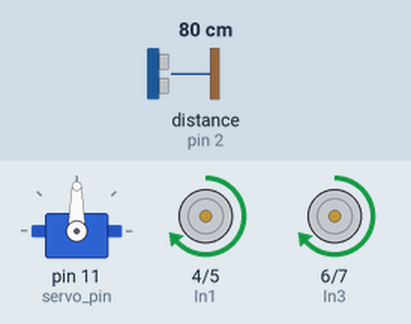
A sketch run on a simulated Arduino Uno, built with avr-gcc and run on an emulated ATmega328P. Parts: servo, motor-driver pin pairs drawn as motors (green arrow = first pin HIGH = forward, orange = second pin HIGH = backward, longer = more drive, scaled by the enable pin). Wiring (inferred from the names in the program): ultrasonic range finder: trigger pin 12; echo pin 2. The inputs (shaded band) are chosen by the test bench; at power-on: distance to the obstacle (sensor on pin 2) 80 cm. The echo pulse lasts 58.3 µs per cm.

Above: at 1.2 s.
1.3 s: distance to the obstacle (sensor on pin 2) set to 23 cm
2.8 s: distance to the obstacle (sensor on pin 2) set to 19 cm
At 3.9 s:
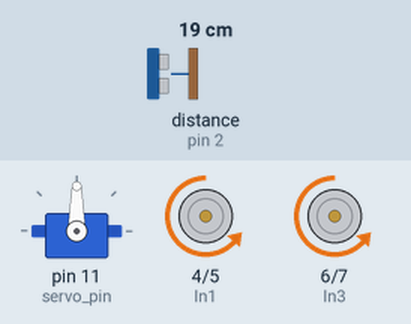
At 4.29 s:
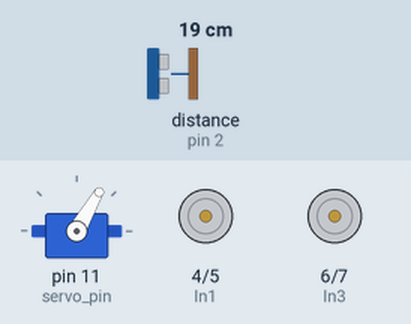
5.8 s: distance to the obstacle (sensor on pin 2) set to 35 cm
8.8 s: distance to the obstacle (sensor on pin 2) set to 2 cm
At 8.99 s:
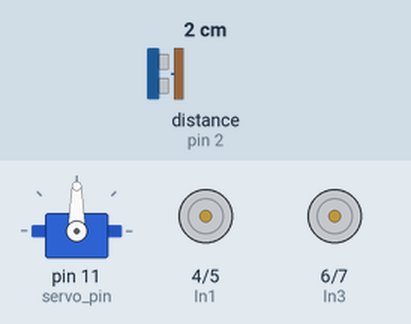
11.8 s: distance to the obstacle (sensor on pin 2) set to 60 cm
Timing chart, 0 to 15.8 s (numbered marks = the images above; inputs shaded):
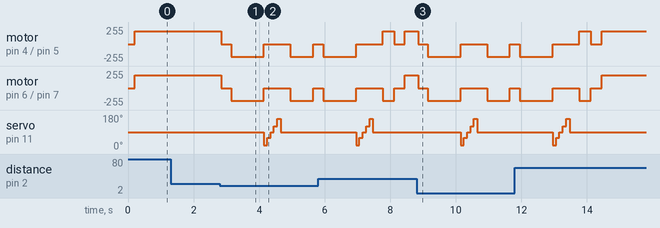

The sketch:

obstacle_avoidance_robo.ino
```cpp
/////////////////////OBSTACLE_AVOIDANCE_ROBO/////////////////////////
#include <Servo.h>

//SEVO
int servo_pin=11;
Servo myservo;


//ULTRASONIC_SENSOR
int echo = 2;
int trig = 12;

//motor A (left Motor)
int In1=4;
int In2=5;
int EnA=3;

//motor B(Right Motor)
int In3=6;
int In4=7;
int EnB=9;

int motorSpeed = 190;// ranges from 0 to 255 (PWM at EN pins of L298N)
int min_safe_dist = 20;//  (in cm ) minimum safe distance the robot has to maintain from obstacles
int turn_base_time = 350;//  time to overcome internal and external friction get the motor start spinnning
void setup() {

       //MOTORs
       pinMode(In1,OUTPUT);
       pinMode(In2,OUTPUT);
       pinMode(In3,OUTPUT);
       pinMode(In4,OUTPUT);

       pinMode(EnA,OUTPUT);
       pinMode(EnB,OUTPUT);


       //SERVO
       myservo.attach(servo_pin);


       //ULTRASONIC_SENSOR
       pinMode(echo, INPUT);
       pinMode(trig, OUTPUT);

}


void moveforward(){

       analogWrite(EnA,motorSpeed);
       digitalWrite(In1,HIGH);
       digitalWrite(In2,LOW);

       analogWrite(EnB,motorSpeed);
       digitalWrite(In3,HIGH);
       digitalWrite(In4,LOW);

}

void reverse(){

       analogWrite(EnA,motorSpeed);
       digitalWrite(In1,LOW);
       digitalWrite(In2,HIGH);

       analogWrite(EnB,motorSpeed);
       digitalWrite(In3,LOW);
       digitalWrite(In4,HIGH);

}

void turn_right(int strength){

       // left has to move faster than right
       analogWrite(EnA,motorSpeed); //LEFT
       digitalWrite(In1,HIGH);
       digitalWrite(In2,LOW);

       analogWrite(EnB,strength); //RIGHT
       digitalWrite(In3,LOW);
       digitalWrite(In4,HIGH);

}

void turn_left(int strength){

       // right has to move faster than left
       analogWrite(EnA,strength); //LEFT
       digitalWrite(In1,LOW);
       digitalWrite(In2,HIGH);

       analogWrite(EnB,motorSpeed); //RIGHT
       digitalWrite(In3,HIGH);
       digitalWrite(In4,LOW);

}

void stopRobot(){
       //setting both motor speed to 0

       analogWrite(EnA,0); //LEFT
       digitalWrite(In1,LOW);
       digitalWrite(In2,LOW);

       analogWrite(EnB,0); //RIGHT
       digitalWrite(In3,LOW);
       digitalWrite(In4,LOW);

}

//Determines distance of a obstacle using ultrasonic sensor
//returns distance
int getdist(){

              int duration;
              int distance;

              digitalWrite(trig, LOW);
              delayMicroseconds(2);
              digitalWrite(trig, HIGH);
              delayMicroseconds(10);
              digitalWrite(trig, LOW);

              duration = pulseIn(echo, HIGH, 25000);
                     if (duration == 0) return 400;
              distance = duration / 58 ;

                     return distance;

}


//Scan evironment at 5 angles and store the distance at these angles
int scanAngles[5] = { 20 , 60 , 90 , 120 , 160};
int scanned_dist[5];//scanned results at the given angles

void scanEnv(){
       for(int i = 0 ; i < 5 ; i++ )
       {
              myservo.write(scanAngles[i]);
              delay(100);
              scanned_dist[i] = getdist();
       }
       myservo.write(90); delay(300);

}


// find best direction --> direction (among the scanned 5 directions) in which obstacle detected is farthest

int findBestDir(){

              int bestDir_index = 2; // 90 deg as default best direction
              int best_dist = scanned_dist[2];

              for(int i = 0 ; i < 5 ; i++ )
                     {
                            if( scanned_dist[i] > best_dist )
                            {
                                   bestDir_index = i;
                                   best_dist = scanned_dist[i];
                            }
                     }
              return bestDir_index;
}

void loop() {

/////////////////////////Check the front side ////////////////////////////
       myservo.write(90);
       delay(200);
       int front_dist = getdist();

       if(front_dist > min_safe_dist)
       {
              moveforward();
              return;
       }

////////////////////// !!!! OBSTACLE-DETECTED !!!! //////////////
              stopRobot();
              delay(300);
              reverse();
              delay(1000);
              stopRobot();

/////////////////////// Scan surroundings////////////////////////////
scanEnv();// about 550 ms of time has lapsed in scanning environment

int bestDir_index = findBestDir();
int best_dist = scanned_dist[bestDir_index];
int best_angle = scanAngles[bestDir_index];

// if no direction is safe to move then take a reverse and scan again (restart loop)
if( best_dist < min_safe_dist + 5)
{
       reverse();
       delay(500);
       return;
}


//---------TURN CALCULATIONS-----------------
int angleOffset = best_angle - 90 ;
int turn_strength = map( abs(angleOffset) , 0 , 70 , 100 , 180);// how fast it will turn
int turn_duration = turn_base_time + ( abs(angleOffset) * 3 ) ;//it has to be dynamic since for angles turn duration cant be the same

       // Make a TURN based on the obstacle location
       if (angleOffset > 0){//best path is towards left of center -> turn left
                     turn_left(turn_strength);
       }
       else{//turn right otherwise
                     turn_right(turn_strength);
       }
       delay(turn_duration);
       stopRobot();
       delay(120);

       // Set servo at 90 deg and reSCAN
        myservo.write(90);
        delay(200);
        front_dist = getdist();
        if(front_dist > min_safe_dist)
        {
               moveforward();
        }
              /*else   ---------------->> commented since this  else block is reduntant
              {     return;
              }  */

}
```

Measured:
- the behaviour switches between 22 and 21 cm on distance to the obstacle (sensor on pin 2) (found by bisection; images 0 and 1)
- after the input at 1.3 s, every drawn part: stays the same
- after the input at 2.8 s, motor on pin 4 (In1) / pin 5 (In2), motor on pin 6 (In3) / pin 7 (In4): goes stopped 0.30 s, backward 190/255 1.0 s, stopped 0.81 s, backward 190/255 0.70 s, then stopped, starting after 0.05 s
- after the input at 8.8 s, motor on pin 4 (In1) / pin 5 (In2), motor on pin 6 (In3) / pin 7 (In4): goes stopped 0.30 s, backward 190/255 1.0 s, stopped 0.80 s, backward 190/255 0.70 s, then stopped, starting after 0.05 s
